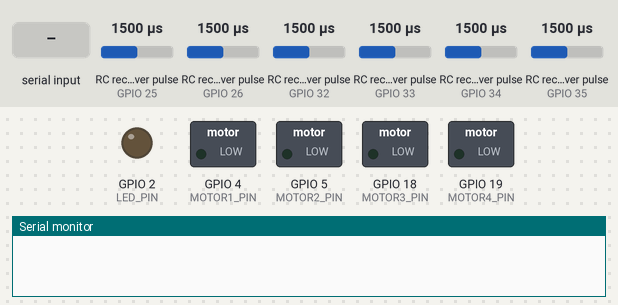
This sketch was run on a simulated ESP32. Shown: switched loads named in the sketch (green lamp = pin HIGH), output pins drawn as LEDs (lit = HIGH), the last lines printed to the serial monitor. Wiring (inferred from the names in the program): 6 × RC receiver channel: data GPIO 25 / data GPIO 26 / data GPIO 32 / data GPIO 33 / data GPIO 34 / data GPIO 35. Dashed ring = blinking. Inputs (shaded band) come from the test bench; at power-on: RC receiver pulse (sensors on GPIO 35, GPIO 33, GPIO 25, GPIO 26, GPIO 32, GPIO 34) 1500 µs. Pins used as bus, display or sensor lines are not drawn.

Above: at 0.8 s.
0.9 s: "1" received over Serial
At 1.4 s:
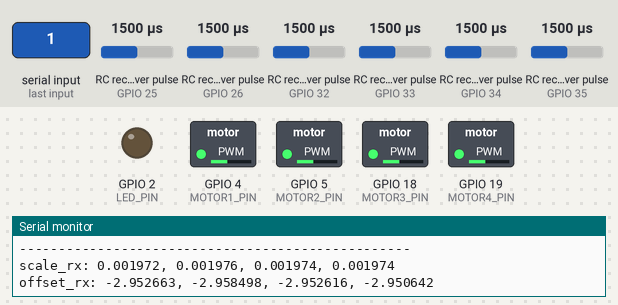
3.9 s: RC receiver pulse (sensor on GPIO 35) set to 1415 µs
6.9 s: RC receiver pulse (sensor on GPIO 35) set to 1393 µs
At 8.3 s:
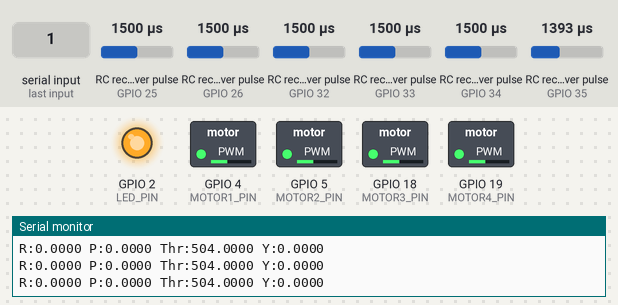
9.9 s: RC receiver pulse (sensor on GPIO 35) set to 1500 µs
At 10.09 s:
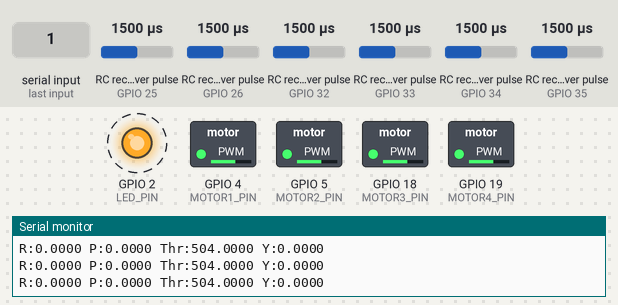
12.9 s: RC receiver pulse (sensor on GPIO 33) set to 1980 µs
At 13.09 s:
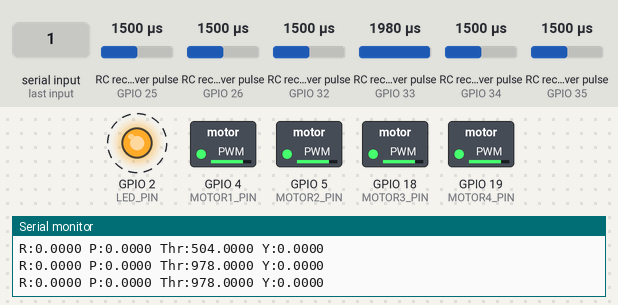
15.9 s: RC receiver pulse (sensor on GPIO 25) set to 1020 µs
At 16.12 s:
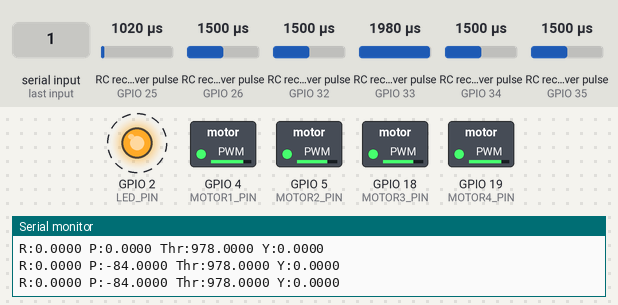
Timing chart, 0 to 19.9 s (numbered marks = the images above; inputs shaded):
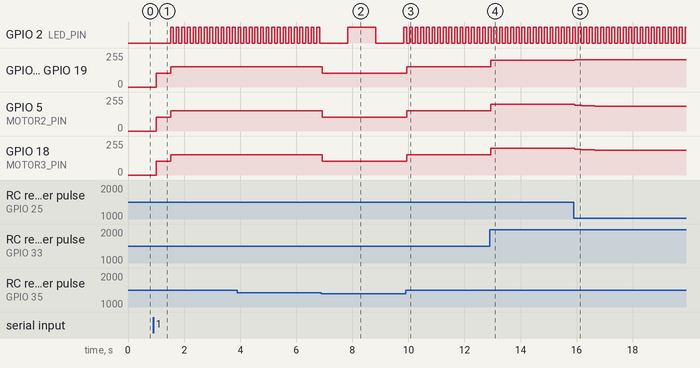

Measured:
- the behaviour switches between 1401 and 1400 µs on RC receiver pulse (sensor on GPIO 35) (found by bisection; images 1 and 2)
- after the input at 0.9 s, GPIO 4 (MOTOR1_PIN), GPIO 5 (MOTOR2_PIN), GPIO 18 (MOTOR3_PIN), GPIO 19 (MOTOR4_PIN): 0/255 → 102/255 after 0.10 s, → 153/255 0.52 s later
- after the input at 6.9 s, GPIO 4 (MOTOR1_PIN), GPIO 5 (MOTOR2_PIN), GPIO 18 (MOTOR3_PIN), GPIO 19 (MOTOR4_PIN): 153/255 → 102/255 at once
- after the input at 9.9 s, GPIO 4 (MOTOR1_PIN), GPIO 5 (MOTOR2_PIN), GPIO 18 (MOTOR3_PIN), GPIO 19 (MOTOR4_PIN): 102/255 → 153/255 at once
- after the input at 12.9 s, GPIO 4 (MOTOR1_PIN), GPIO 5 (MOTOR2_PIN), GPIO 18 (MOTOR3_PIN), GPIO 19 (MOTOR4_PIN): 153/255 → 202/255 at once
- after the input at 15.9 s, GPIO 4 (MOTOR1_PIN), GPIO 19 (MOTOR4_PIN): 202/255 → 204/255 at once; GPIO 5 (MOTOR2_PIN): moves from 202/255 to 186/255 over 0.82 s, starting at once; GPIO 18 (MOTOR3_PIN): moves from 202/255 to 186/255 over 0.81 s, starting at once
- by itself, GPIO 2 (LED_PIN): alternates HIGH for 0.10 s and LOW for 0.10 s

The sketch:

QUAD_KH_HOANGVIET.ino
```cpp
#include <Arduino.h>
#include <stdio.h>
#include <SPI.h>
#include <driver/ledc.h>
#include "BMI160.h"
// DEFINE
#define PWM_RECEIVER
//#define SBUS_RECEIVER
// HSPI
#define HSPI_SCLK          14
#define HSPI_MISO          12
#define HSPI_MOSI          13
#define HSPI_CS            27
// PWM Output (Motors)

#define MOTOR1_PIN         4
#define MOTOR2_PIN         5
#define MOTOR3_PIN         18
#define MOTOR4_PIN         19
#define LED_PIN            2

#if defined PWM_RECEIVER
// PWM Input
#define PWM_CH1           26
#define PWM_CH2           25
#define PWM_CH3           33
#define PWM_CH4           32
#define PWM_CH5           35
#define PWM_CH6           34
#endif
// VAR
//TIMER
unsigned long t;
unsigned long print_time,blink_time,time_function_blink;
// PWM Input values
volatile uint32_t pwm_values[6] = {0};
//GYRO
uint8_t data[12];
int16_t acc[3], gyr[3];
float acc_mps[3], gyr_dps[3];
float gyr_fr_dps[3];
float angle_fr_d[3];
//FILTER
float acc_f[3] = {0},gyr_f[3] = {0};
float acc_f_prv[3] = {0},gyr_f_prv[3] = {0};
float acc_bias[3] = {0},gyr_bias[3] = {0};
float B_accel = 0.014;
float B_gyro = 0.485;
//RX
uint8_t arm_mode = 0;
unsigned long rx_time;
const float rx_default = 1500.0;
const float PWM_MIN = 800.0;
const float PWM_MAX = 2200.0;
float scale_rx[4],offset_rx[4];
float normalized_pwm[4];
float rx_desired[4] = {90.0,90.0,1000.0,90.0};
float rx_f[4];
float rx_f_prv[4];
float desired_value[3];
float Throttle;
//PID
const float dt_pid = 0.004 , freq_pid = 250.0;
float kp_inner[3];
float ki_inner[3];
float kd_inner[3];
float alpha_derivative_inner[3];
float pid_inner[3];

float error_inner[3];
float prev_error_inner[3];
float integral_inner[3];
float derivative_inner[3];
//MOTOR
const float ARM = 0.0f;
float throttle_m[4];
int esc[4];

#define MAX_PID_INNER 400.0
#define MAX_INTERGRAL_INNER 75.0
#define MAX_ANGLE_HOVER 60.0
#define MAX_ARM 1000.0
#define MIN_ARM 10.0
// SPI instance for HSPI
SPIClass hspi(HSPI);
// END VAR

// FUNCTION
void UART_CONFIG(void);
void SPI_CONFIG(void);
void PWM_CONFIG(bool calibrate_motor);
void RX_CONFIG(void);
void SENSOR_CONFIG(void);
void READ_GYRO();
void GYRO_CALIBRATE(bool cali_acc);
void MPC_Init(void);
void Caculate_MPC(void);

// ISR
void IRAM_ATTR pwm_isr(uint8_t pin, uint8_t idx) {
    static uint32_t start_time[6] = {0};
    uint32_t now = micros();
    if (digitalRead(pin) == HIGH) {
        start_time[idx] = now;
    } else {
        pwm_values[idx] = now - start_time[idx];
    }
}
// END FUNCTION
void setup() {
  UART_CONFIG();
  SPI_CONFIG();
  RX_CONFIG();
  PWM_CONFIG(true);
  SENSOR_CONFIG();
  MPC_Init();
  Calibrate_Rx();
  GYRO_CALIBRATE(true);
  t = micros();
}
void loop() {
  READ_GYRO();
  READ_RX();
  Caculate_MPC();
  blink();
  DEBUG_DESIRED_VALUE();
  while(micros() - t < 4000);
  t = micros();
}
// FUNCTION HERE
void UART_CONFIG(void) {
  Serial.begin(115200);
  delay(1000);
}
void SPI_CONFIG(void) {
  pinMode(HSPI_CS, OUTPUT);
  digitalWrite(HSPI_CS, HIGH);
  hspi.begin(HSPI_SCLK, HSPI_MISO, HSPI_MOSI, HSPI_CS);
}
auto pulse_to_duty = [](int pulse_width) -> uint32_t {
    return (pulse_width * 4095) / 2500;};
void PWM_CONFIG(bool calibrate_motor) {
  pinMode(LED_PIN, OUTPUT);
  digitalWrite(LED_PIN,1);
  ledcAttach(MOTOR1_PIN, 400, 12);
  ledcAttach(MOTOR2_PIN, 400, 12);
  ledcAttach(MOTOR3_PIN, 400, 12);
  ledcAttach(MOTOR4_PIN, 400, 12);
  if(calibrate_motor){
  Serial.println("Calibrate motor plug pin to CALIBRATE DONE && press any key");
  ledcWrite(MOTOR1_PIN, pulse_to_duty(2000));
  ledcWrite(MOTOR2_PIN, pulse_to_duty(2000));
  ledcWrite(MOTOR3_PIN, pulse_to_duty(2000));
  ledcWrite(MOTOR4_PIN, pulse_to_duty(2000));
  while(!Serial.available());
  }
  ledcWrite(MOTOR1_PIN, pulse_to_duty(1000));
  ledcWrite(MOTOR2_PIN, pulse_to_duty(1000));
  ledcWrite(MOTOR3_PIN, pulse_to_duty(1000));
  ledcWrite(MOTOR4_PIN, pulse_to_duty(1000));
  digitalWrite(LED_PIN,0);
  delay(100);
}

//END

//PID
void MPC_Init(void){
  //INNER
     float kp_rate_rp = 0.700993f;
     float kp_rate_y = 1.456010f;

     float ki_rate_rp = 1.265000f;  //0.199007f
     float ki_rate_y = 1.401011f;

     float kd_rate_rp = 0.112501f;
     float kd_rate_y = 0.138702f;

     float _alpha_derivative_inner = 0.012f;

  for(int i = 0 ; i < 2 ; i ++){
    //INNER
       kp_inner[i] = kp_rate_rp;
       ki_inner[i] = ki_rate_rp;
       kd_inner[i] = kd_rate_rp;
  }
       kp_inner[2] = kp_rate_y;
       ki_inner[2] = ki_rate_y;
       kd_inner[2] = kd_rate_y;
  //DERIVATIVE
  for(int i = 0 ; i < 3 ; i ++){
    alpha_derivative_inner[i] = _alpha_derivative_inner;
  }
  print_pid_parameters();
}
void Caculate_MPC(void){
  if(arm_mode){
       MPC_RATE_MODE();
       MPC_CACULATE_THRUST();
  }
}
void MPC_RATE_MODE(void){
   for(int i = 0 ; i < 3 ; i ++){
    //ERROR
     error_inner[i] = desired_value[i] - gyr_fr_dps[i];
    //INTERGRAL
     integral_inner[i] += error_inner[i] * dt_pid;
     if(integral_inner[i] > MAX_INTERGRAL_INNER) integral_inner[i] = MAX_INTERGRAL_INNER;
     if(integral_inner[i] < -MAX_INTERGRAL_INNER) integral_inner[i] = -MAX_INTERGRAL_INNER;
     //DERIVATIVE
     derivative_inner[i] = (1.0 - alpha_derivative_inner[i]) * derivative_inner[i] + alpha_derivative_inner[i] * (error_inner[i] - prev_error_inner[i]) * freq_pid;
    //Caculate PID
    pid_inner[i] = kp_inner[i] * error_inner[i] + ki_inner[i] * integral_inner[i] + kd_inner[i] * derivative_inner[i];
    if(pid_inner[i] > MAX_PID_INNER) pid_inner[i] = MAX_PID_INNER;
    if(pid_inner[i] < -MAX_PID_INNER) pid_inner[i] = -MAX_PID_INNER;
    //update error
    prev_error_inner[i] = error_inner[i];
   }
}
void MPC_RATE_MODE_RESET(void) {
    for (int i = 0; i < 3; i++) {
        error_inner[i] = 0.0f;
        integral_inner[i] = 0.0f;
        derivative_inner[i] = 0.0f;
        prev_error_inner[i] = 0.0f;
        pid_inner[i] = 0.0f;
    }
}
void MPC_CACULATE_THRUST(void){
    throttle_m[0] = Throttle - pid_inner[0] - pid_inner[1] - pid_inner[2]; //M1
    throttle_m[1] = Throttle - pid_inner[0] + pid_inner[1] + pid_inner[2]; //M2
    throttle_m[2] = Throttle + pid_inner[0] + pid_inner[1] - pid_inner[2]; //M3
    throttle_m[3] = Throttle + pid_inner[0] - pid_inner[1] + pid_inner[2]; //M4
  for(int i = 0 ; i < 4 ; i ++){
    if(throttle_m[i] > MAX_ARM) throttle_m[i] = MAX_ARM;
    if(throttle_m[i] < MIN_ARM) throttle_m[i] = MIN_ARM;
    esc[i] = 1000 + (int) ((throttle_m[i] / MAX_ARM) * 1000);
  }
  CONTROL_ESC();
}
void CONTROL_ESC(void){
  ledcWrite(MOTOR1_PIN, pulse_to_duty(esc[0]));
  ledcWrite(MOTOR2_PIN, pulse_to_duty(esc[1]));
  ledcWrite(MOTOR3_PIN, pulse_to_duty(esc[2]));
  ledcWrite(MOTOR4_PIN, pulse_to_duty(esc[3]));
}
void STOP_MOTOR_FAST(void){
  ledcWrite(MOTOR1_PIN, pulse_to_duty(1000));
  ledcWrite(MOTOR2_PIN, pulse_to_duty(1000));
  ledcWrite(MOTOR3_PIN, pulse_to_duty(1000));
  ledcWrite(MOTOR4_PIN, pulse_to_duty(1000));
  for(int i = 0 ; i < 4 ; i ++){
    esc[i] = 1000;
    throttle_m[i] = 0.0;
  }
}
```

BMI160.h
```cpp
// Register_map
#define CHIPID            0x00
#define ERR_REG           0x02
#define PMU_STATUS        0x03
#define CHECK_GYRO_ACCEL_MODE 0x14
#define DATA_REG          0x0C
#define STATUS            0x1B
#define INT_STATUS_DATA_RDY 0x1D
#define ACC_CONF          0x40
#define ACC_RANGE         0x41
#define GYR_CONF          0x42
#define GYR_RANGE         0x43
#define INT_EN            0x51
#define INT_OUT_CTRL      0x53
#define INT_LATCH         0x54
#define INT_MAP           0x56
#define CONF              0x6A
#define CMD               0x7E
```

DEBUG.ino
```cpp
//DEBUG
void DEBUG_RX(void) {
  if (t - print_time >= 100000) {
    print_time = t;
    Serial.printf("CH1:%4d CH2:%4d CH3:%4d CH4:%4d CH5:%4d CH6:%4d\n",pwm_values[0], pwm_values[1], pwm_values[2], pwm_values[3],pwm_values[4], pwm_values[5]);
  }
}
void DEBUG_DESIRED_VALUE(void) {
  if (t - print_time >= 100000) {
    print_time = t;
    Serial.printf("R:%.4f P:%.4f Thr:%.4f Y:%.4f\n",desired_value[0],desired_value[1],Throttle,desired_value[2]);
  }
}
void print_pid_parameters(void) {
    printf("PID Parameters:\n");
    printf("--------------------------------------------------\n");
    // In các hệ số cho vòng trong (inner loop)
    printf("Inner Loop (Rate_Roll,Rate_Pitch,Rate_Yaw):\n");
    printf("Kp_inner: %.6f, %.6f, %.6f\n", kp_inner[0], kp_inner[1], kp_inner[2]);
    printf("Ki_inner: %.6f, %.6f, %.6f\n", ki_inner[0], ki_inner[1], ki_inner[2]);
    printf("Kd_inner: %.6f, %.6f, %.6f\n", kd_inner[0], kd_inner[1], kd_inner[2]);
    printf("Alpha_derivative_inner: %.6f, %.6f, %.6f\n", alpha_derivative_inner[0], alpha_derivative_inner[1], alpha_derivative_inner[2]);
    printf("--------------------------------------------------\n");
}
void blink(void){
  if(arm_mode){
    time_function_blink = 100000;
  }
  else{
    time_function_blink = 1000000;
  }
  if(t - blink_time > time_function_blink){
    blink_time = t;
    digitalWrite(LED_PIN,!digitalRead(LED_PIN));
  }
}
```

IMU.ino
```cpp
void bmi160_write_reg(uint8_t reg, uint8_t value) {
  hspi.beginTransaction(SPISettings(1000000, MSBFIRST, SPI_MODE3));
  digitalWrite(HSPI_CS, LOW);
  hspi.transfer(reg & 0x7F);
  hspi.transfer(value);
  digitalWrite(HSPI_CS, HIGH);
  hspi.endTransaction();
  delayMicroseconds(10);

}
uint8_t bmi160_read_reg(uint8_t reg){
  hspi.beginTransaction(SPISettings(1000000, MSBFIRST, SPI_MODE3));
  digitalWrite(HSPI_CS, LOW);
  hspi.transfer(reg | 0x80);
  uint8_t value = hspi.transfer(0x00);
  digitalWrite(HSPI_CS, HIGH);
  hspi.endTransaction();
  return value;
}
bool bmi160_config_reg(uint8_t reg, uint8_t value, uint8_t expected, const char* reg_name, int retries) {
  for (int i = 0; i < retries; i++) {
    bmi160_write_reg(reg, value);
    delayMicroseconds(200);
    uint8_t read_value = bmi160_read_reg(reg);
    Serial.printf("%s (lần %d): 0x%02X (Mong muốn: 0x%02X)\n", reg_name, i + 1, read_value, expected);
    if (read_value == expected){
      return true;
    }
    Serial.printf("Thử lại %s...\n", reg_name);
    delay(5);
  }
  Serial.printf("Lỗi: Không thể cấu hình %s sau %d lần thử!\n", reg_name, retries);
  return false;
}
void READ_GYRO(){
  hspi.beginTransaction(SPISettings(1000000, MSBFIRST, SPI_MODE3));
  digitalWrite(HSPI_CS, LOW);
  hspi.transfer(DATA_REG | 0x80);
  for (uint8_t i = 0; i < 12; i++) {
    data[i] = hspi.transfer(0x00);
  }
  digitalWrite(HSPI_CS, HIGH);
  hspi.endTransaction();
  for(int i = 0 ; i < 3 ; i ++){
    gyr[i] = (int16_t)(data[2 * i] | (data[2 * i + 1] << 8));
    gyr_f[i] = (1.0 - B_gyro) * gyr_f_prv[i] + B_gyro * gyr[i];
    gyr_dps[i] = gyr_f[i] * 0.0609756097560976f - gyr_bias[i] * 0.0609756097560976f;
    acc[i] = (int16_t)(data[2 * i + 6] | (data[2 * i + 7] << 8));
    acc_f[i] = (1.0 - B_accel) * acc_f_prv[i] + B_accel * acc[i];
    acc_mps[i] = acc_f[i] * 0.00048828125f - acc_bias[i] * 0.00048828125f;
  }
  //Convert to frame
  gyr_fr_dps[0] = -gyr_dps[1];
  gyr_fr_dps[1] = gyr_dps[0];
  gyr_fr_dps[2] = gyr_dps[2];
  //Update
  acc_f_prv[0] = acc_f[0];
  acc_f_prv[1] = acc_f[1];
  acc_f_prv[2] = acc_f[2];
  gyr_f_prv[0] = gyr_f[0];
  gyr_f_prv[1] = gyr_f[1];
  gyr_f_prv[2] = gyr_f[2];
}
void GYRO_CALIBRATE(bool cali_acc){
  int count = 0;
  float bias[6];
  uint32_t t = micros();
  if(cali_acc){
     while(count < 4000){
         READ_GYRO();
        for(int i = 0 ; i < 3 ; i ++){
          bias[i] += acc[i];
          bias[i + 3] += gyr[i];
        }
         count++;
         while(micros() - t < 2500);
     }
    for(int i = 0 ; i < 6 ; i ++){
       bias[i] /= count;
    }
    bias[2] -= 2048.0;
    for(int i = 0 ; i < 3 ; i ++){
            acc_bias[i] = bias[i];
            gyr_bias[i] = bias[i + 3];
    }
  }
}
void SENSOR_CONFIG(void){
  uint8_t acc_conf,acc_range,gyr_conf,gyr_range;
  uint8_t chip_id = bmi160_read_reg(CHIPID);
  Serial.printf("BMI160 Chip ID: 0x%02X (Expected: 0xD1)\n", chip_id);
  Serial.println("Soft reset...");
  bmi160_write_reg(CMD, 0xB6);
  delay(10);
  bool config_ok = true;
  config_ok &= bmi160_config_reg(ACC_CONF, 0x0C, 0x0C, "ACC_CONF", 3); // ODR 1600 Hz, OSR4
  config_ok &= bmi160_config_reg(ACC_RANGE, 0x0C, 0x0C, "ACC_RANGE", 3); // ±16g
  config_ok &= bmi160_config_reg(GYR_CONF, 0x0C, 0x0C, "GYR_CONF", 3); // ODR 1600 Hz, OSR4
  config_ok &= bmi160_config_reg(GYR_RANGE, 0x00, 0x00, "GYR_RANGE", 3); // ±2000 °/s
  if (!config_ok) {
    Serial.println("Lỗi: Một hoặc nhiều thanh ghi cấu hình thất bại!");
  }
  Serial.println("Bật gia tốc kế...");
  bmi160_write_reg(CMD, 0x11);
  delay(10);
  Serial.println("Bật con quay...");
  bmi160_write_reg(CMD, 0x15);
  delay(100);
  //CHECK CONFIG
  uint8_t pmu_status = bmi160_read_reg(PMU_STATUS);
  uint8_t acc_status = (pmu_status >> 4) & 0x03;
  uint8_t gyr_status = (pmu_status >> 2) & 0x03;
  Serial.printf("PMU Status: 0x%02X | Acc Mode: %s | Gyr Mode: %s\n",pmu_status,acc_status == 0x01 ? "Normal" : (acc_status == 0x00 ? "Suspend" : "Low Power"),gyr_status == 0x01 ? "Normal" : (gyr_status == 0x00 ? "Suspend" : gyr_status == 0x03 ? "Fast Start-up" : "Unknown"));
  acc_conf = bmi160_read_reg(ACC_CONF);
  acc_range = bmi160_read_reg(ACC_RANGE);
  gyr_conf = bmi160_read_reg(GYR_CONF);
  gyr_range = bmi160_read_reg(GYR_RANGE);
  Serial.printf("ACC_CONF: 0x%02X | ACC_RANGE: 0x%02X \n", acc_conf, acc_range);
  Serial.printf("GYR_CONF: 0x%02X | GYR_RANGE: 0x%02X \n", gyr_conf , gyr_range);
  uint8_t err_reg = bmi160_read_reg(ERR_REG);
  Serial.printf("ERR_REG: 0x%02X (0x00 = No Error)\n", err_reg);
  uint8_t status = bmi160_read_reg(STATUS);
  Serial.printf("STATUS: 0x%02X | Acc Data Ready: %d\n", status, (status >> 3) & 0x01);
}
```

RECEIVER.ino
```cpp
void RX_CONFIG(void) {
  #if defined PWM_RECEIVER
  pinMode(PWM_CH1, INPUT);
  pinMode(PWM_CH2, INPUT);
  pinMode(PWM_CH3, INPUT);
  pinMode(PWM_CH4, INPUT);
  pinMode(PWM_CH5, INPUT);
  pinMode(PWM_CH6, INPUT);
  attachInterrupt(PWM_CH1, [](){ pwm_isr(PWM_CH1, 0); }, CHANGE);
  attachInterrupt(PWM_CH2, [](){ pwm_isr(PWM_CH2, 1); }, CHANGE);
  attachInterrupt(PWM_CH3, [](){ pwm_isr(PWM_CH3, 2); }, CHANGE);
  attachInterrupt(PWM_CH4, [](){ pwm_isr(PWM_CH4, 3); }, CHANGE);
  attachInterrupt(PWM_CH5, [](){ pwm_isr(PWM_CH5, 4); }, CHANGE);
  attachInterrupt(PWM_CH6, [](){ pwm_isr(PWM_CH6, 5); }, CHANGE);

  #endif
  #if defined SBUS_RECEIVER

  #endif

}
void Calibrate_Rx(){
  float pwm_values_max[4],pwm_values_min[4];
  pwm_values_max[0] = 2004;
  pwm_values_max[1] = 2003;
  pwm_values_max[2] = 2002;
  pwm_values_max[3] = 2001;
  pwm_values_min[0] = 990;
  pwm_values_min[1] = 991;
  pwm_values_min[2] = 989;
  pwm_values_min[3] = 988;
  for (int i = 0; i < 4; i++) {
    float range = pwm_values_max[i] - pwm_values_min[i];
    scale_rx[i] = 2.0 / range;
    offset_rx[i] = -1.0 * (pwm_values_max[i] + pwm_values_min[i]) / range;
  }
  Serial.print("scale_rx: ");
  for (int i = 0; i < 4; i++) {
    Serial.print(scale_rx[i], 6);
    if (i < 3) Serial.print(", ");
  }
  Serial.println();
  Serial.print("offset_rx: ");
  for (int i = 0; i < 4; i++) {
    Serial.print(offset_rx[i], 6);
    if (i < 3) Serial.print(", ");
  }
  Serial.println();
}
void READ_RX(){
   for(int i = 0 ; i < 4 ; i ++){
     if(pwm_values[i] < PWM_MIN) pwm_values[i] = PWM_MIN;
     if(pwm_values[i] > PWM_MAX) pwm_values[i] = PWM_MAX;
     normalized_pwm[i] = pwm_values[i] * scale_rx[i] + offset_rx[i];
     rx_f[i] = 0.9f * rx_f_prv[i] + 0.1f * normalized_pwm[i];
     rx_f_prv[i] = rx_f[i];
     if(i < 2){
      desired_value[i] =(int)(normalized_pwm[i] * rx_desired[i]);
     }
     if(i > 2 && i < 4){
      desired_value[i - 1] =(int)(normalized_pwm[i] * rx_desired[i]);
     }
     if(i == 2){
      Throttle =(int) ((normalized_pwm[i] * rx_desired[i] + 1000.0) * 0.5);
     }
   }
   if(pwm_values[4] > 1400){
    arm_mode = 1;
   }
   else{
    arm_mode = 0;
    STOP_MOTOR_FAST();
    MPC_RATE_MODE_RESET();
   }
}
```
